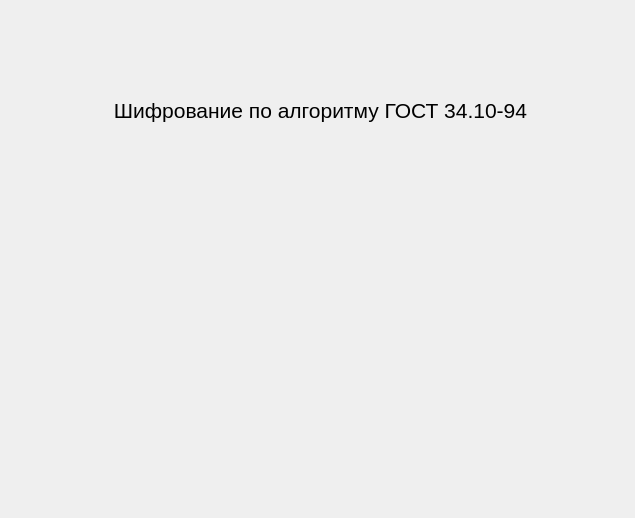
<?xml version="1.0" encoding="UTF-8"?>
<ui version="4.0">
 <class>Form</class>
 <widget class="QWidget" name="Form">
  <property name="geometry">
   <rect>
    <x>0</x>
    <y>0</y>
    <width>635</width>
    <height>518</height>
   </rect>
  </property>
  <property name="windowTitle">
   <string>Form</string>
  </property>
  <widget class="QLabel" name="labelGOST">
   <property name="geometry">
    <rect>
     <x>70</x>
     <y>60</y>
     <width>501</width>
     <height>101</height>
    </rect>
   </property>
   <property name="font">
    <font>
     <pointsize>16</pointsize>
    </font>
   </property>
   <property name="text">
    <string>Шифрование по алгоритму ГОСТ 34.10-94</string>
   </property>
   <property name="alignment">
    <set>Qt::AlignCenter</set>
   </property>
  </widget>
 </widget>
 <resources/>
 <connections/>
</ui>
